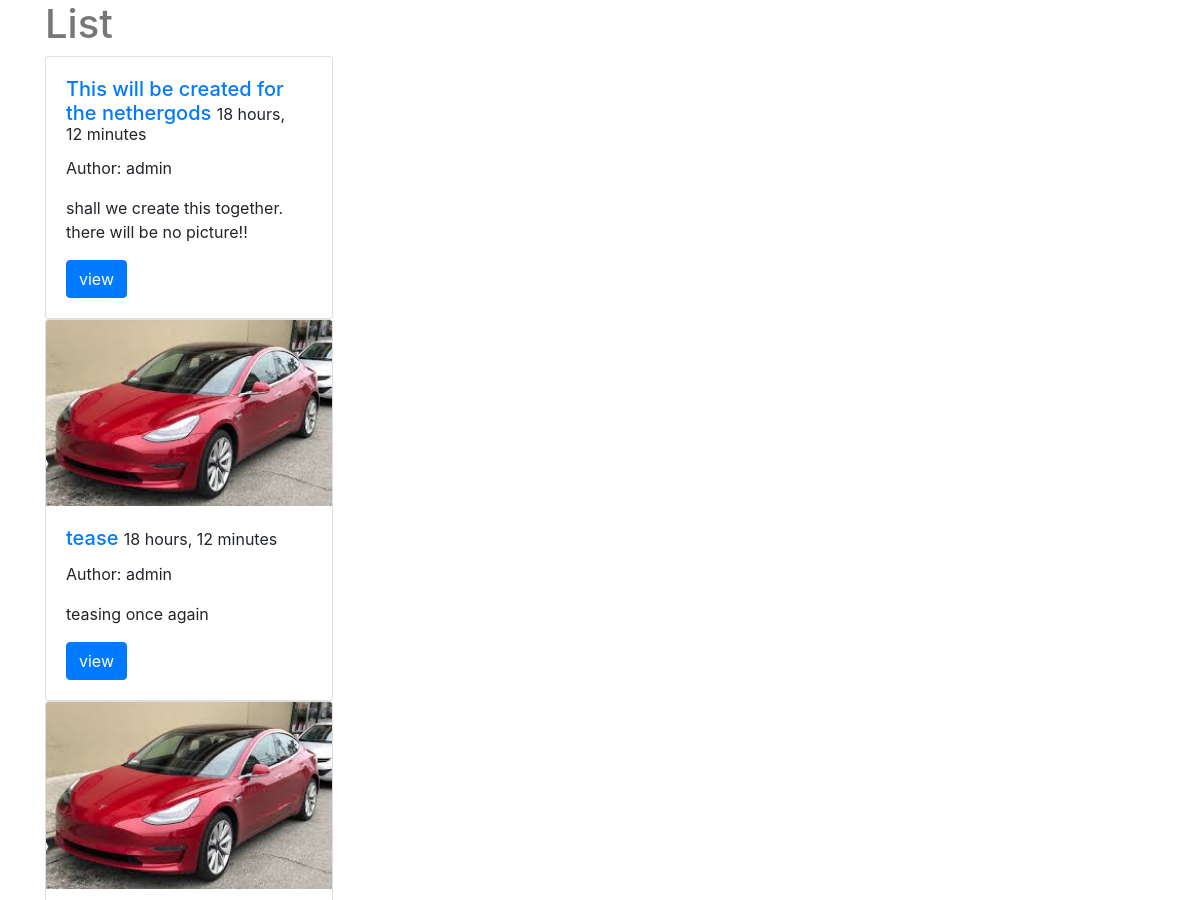
The app's page /posts/ (upper part), older data.
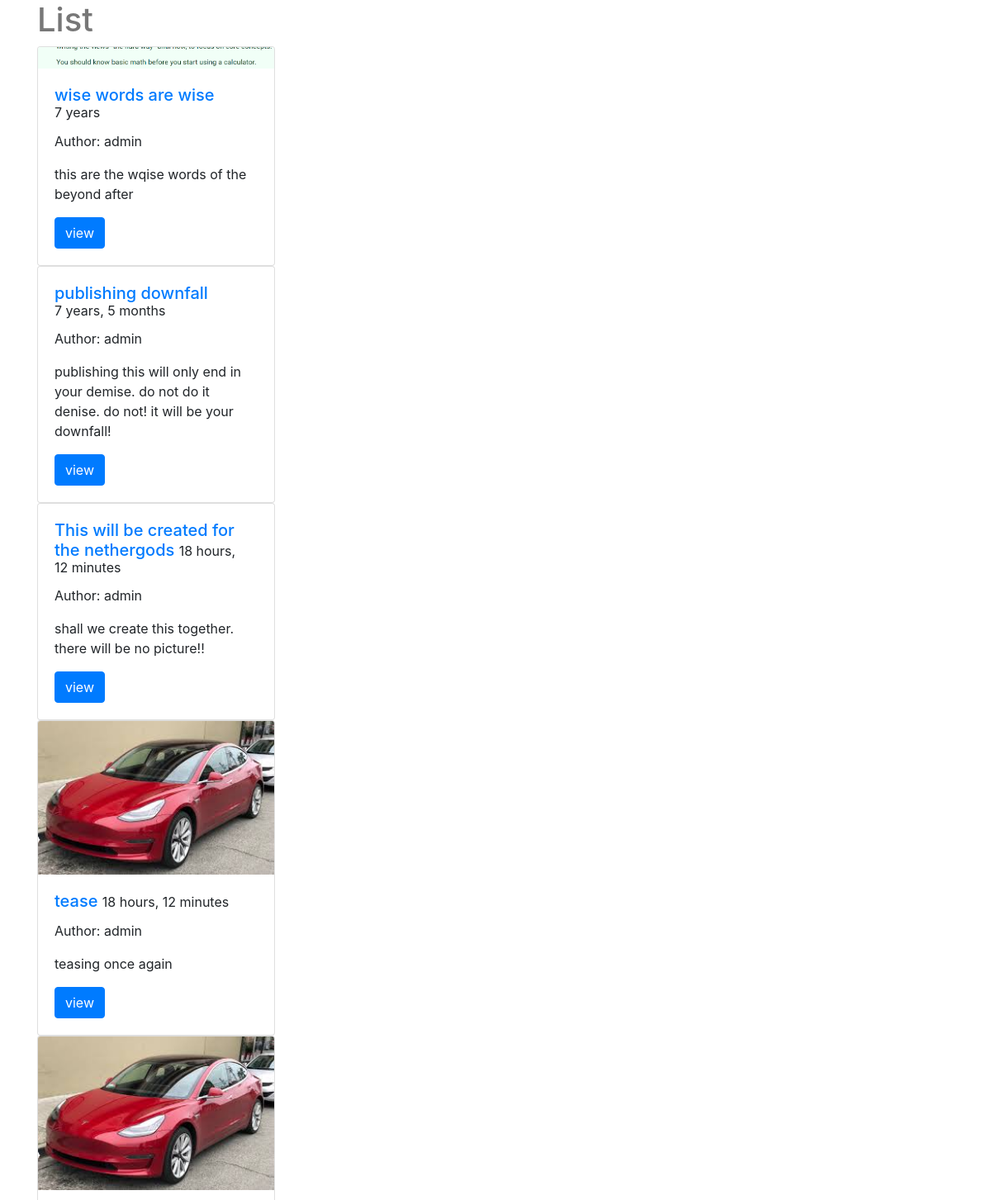
The same page, newer data.
### posts/models.py (models this page shows, shortened)
class Post(models.Model):
	user = models.ForeignKey(settings.AUTH_USER_MODEL, default=1, null=True, on_delete=models.SET_NULL)
	title = models.CharField(max_length=120)
	slug = models.SlugField(unique=True)
	image = models.ImageField(upload_to=upload_location,
		null=True,
		blank=True,
		width_field="width_field",
		height_field="height_field")
	height_field = models.IntegerField(default=0)
	width_field = models.IntegerField(default=0)
	draft = models.BooleanField(default=False)
	publish = models.DateField(auto_now=False, auto_now_add=False)
	content = models.TextField()
	updated = models.DateTimeField(auto_now=True, auto_now_add=False)
	timestamp = models.DateTimeField(auto_now=False, auto_now_add=True)
	class Meta:
		ordering = ["-timestamp", "-updated"]

### posts/views.py (the view)
# urls.py: path('', views.post_list, name = 'list'),
def post_list(request):
	queryset_list = Post.objects.all()#.order_by("-timestamp")
	paginator = Paginator(queryset_list, 10) # Show 25 contacts per page
	page_request_var = 'page'
	page = request.GET.get(page_request_var)
	queryset = paginator.get_page(page)
	context = {
		"objects_list": queryset,
		"page_request_var": page_request_var
	}
	if request.user.is_authenticated:
		context["title"] = "My User List"
	else:
		context["title"] = "List"
	return render(request, "post_list.html", context)

### templates/post_list.html (shortened to what this page needs)
{% extends "base.html" %}
{% block content %}
<div>
	<h1>{{ title }}</h1>
{% for objs in objects_list %}
	<div class="card" style="width: 18rem;">
		{% if objs.image %}
		<img class="card-img-top" src='{{ objs.image.url }}' class='img-responsive' />
		{% endif %}
		<div class="card-body">
	    	<h5 class="card-title"><a href = '{% url "posts:detail" objs.id %}'>{{ objs.title }}</a> <small>{{ objs.publish|timesince }}</small></h5>
            {% if objs.user %}
                <p>Author: {{ objs.user }}</p>
            {% endif %}
	    	<p class="card-text">{{ objs.content|linebreaks|truncatechars:120 }}</p>
	    	<a href='{% url "posts:detail" objs.id %}' class="btn btn-primary">view</a>
	  	</div>
	</div>
{% endfor %}
</div>
{% endblock content %}

### templates/base.html (shortened to what this page needs)
{% load staticfiles %}
<html>
<head>
<link rel="stylesheet" href="https://maxcdn.bootstrapcdn.com/bootstrap/4.0.0/css/bootstrap.min.css">
<link rel='stylesheet' href='{% static "css/base.css" %}' />
</head>
<body>
<div class='container'>
{% block content %}
{% endblock content %}
</div>
</body>
</html>

### static/css/base.css (style rules this page uses)
h1 { color: #777777; }

Row changes from the older to the newer data that the page shows:
added Post: image (picture), title "wise words are wise", publish "7 years", user "admin", content "this are the wqise words of the beyond after"
added Post: title "publishing downfall", publish "7 years, 5 months", user "admin", content "publishing this will only end in your demise. do not do it denise. do not! it will be your downfall!"
